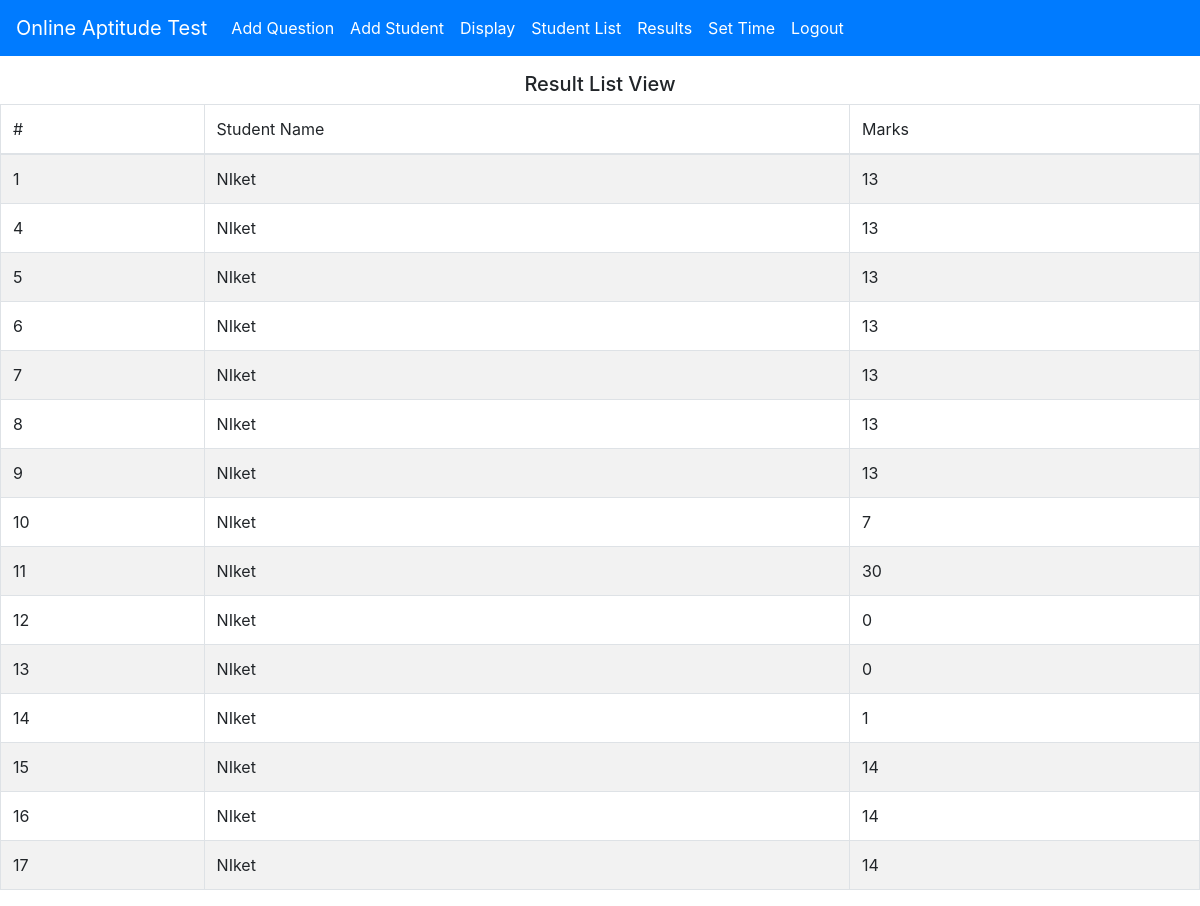
The app's page /view/result_list_view.php (signed in), older data.
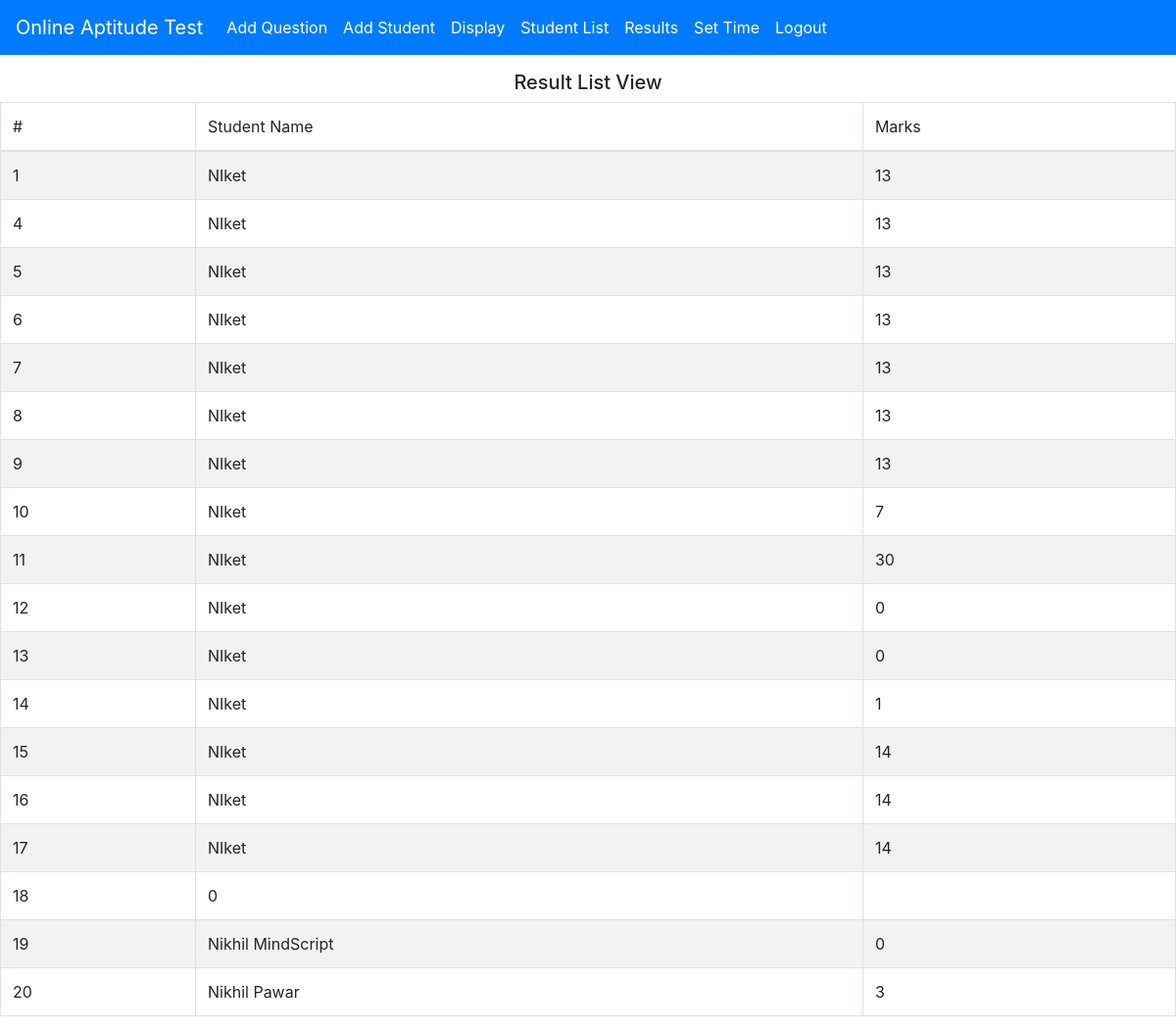
The same page, newer data.
### tables this page shows
CREATE TABLE `result` (
  `result_id` int(11) NOT NULL,
  `user_id` int(11) NOT NULL,
  `exam_date` timestamp NOT NULL DEFAULT CURRENT_TIMESTAMP ON UPDATE CURRENT_TIMESTAMP,
  `user_result` int(11) NOT NULL
);

CREATE TABLE `registration` (
  `user_id` int(11) NOT NULL,
  `user_name` varchar(255) NOT NULL,
  `user_email_address` varchar(255) NOT NULL,
  `user_contact_no` varchar(20) NOT NULL,
  `user_password` varchar(255) NOT NULL
);

### view/result_list_view.php (the view)
<?php require("header.php");
if (isset($_SESSION["user_id"])) {
    if ($_SESSION["user_id"] == 'admin') {
?>
        <h5 class="mt-3 mb-2 text-center">Result List View</h5>
        <table class="table table-bordered table-striped">
            <thead>
                <tr>
                    <td>#</td>
                    <td>Student Name</td>
                    <td>Marks</td>
                </tr>
            </thead>
            <tbody>
                <?php
                require('../controller/db.con.php');
                $sql = "SELECT * FROM `result`";
                $result = mysqli_query($connection, $sql);
                if (mysqli_num_rows($result)) {
                    while ($row = mysqli_fetch_assoc($result)) { ?>
                        <tr>
                            <td><?php echo $row['result_id'] ?></td>
                            <?php $id = $row['user_id'];
                            $sql = "SELECT * FROM  `registration` WHERE `user_id`='$id'";
                            $name = mysqli_query($connection, $sql);
                            if (mysqli_num_rows($name)) {
                                while ($user = mysqli_fetch_assoc($name)) { ?>
                                    <td title="<?php echo $user['user_email_address']; ?>">
                                        <?php echo $user['user_name']; ?>
                                <?php }
                            }
                                ?>
                                    </td>
                                    <td><?php echo $row['user_result'] ?></td>
                        </tr>
                <?php }
                }
                ?>
            </tbody>
        </table>
<?php
    }
    else{
        header("LOCATION: ./home.php");
    }
} else {
    header("LOCATION: ../admin_login.php");
}
require("footer.php"); ?>

### view/header.php (shortened to what this page needs)
<!DOCTYPE html>
<html lang="en">
<head>
    <link rel="stylesheet" href="../app-assets/css/bootstrap.css">
    <link rel="stylesheet" href="../app-assets/css/confirm.css">
</head>
<nav class="navbar navbar-expand-lg navbar-light bg-primary ">
    <a class="navbar-brand text-white" href="#">Online Aptitude Test</a>
    <div class="collapse navbar-collapse" id="navbarNav">
        <ul class="navbar-nav">
            <?php
            if ($_SESSION['user_id'] == "admin") {
            ?>
                <li class="nav-item">
                    <a class="nav-link text-white" href="./adminpanel.php">Add Question</a>
                </li>
                <li class="nav-item">
                    <a class="nav-link text-white" href="./addstudent.php">Add Student</a>
                </li>
                <li class="nav-item">
                    <a class="nav-link text-white" href="./question_list_view.php">Display</a>
                </li>
                <li class="nav-item">
                    <a class="nav-link text-white" href="./students.php">Student List</a>
                </li>
                <li class="nav-item">
                    <a class="nav-link text-white" href="./result_list_view.php">Results</a>
                </li>
                <li class="nav-item cursor-pointer" id="set_time" data-toggle="modal" data-target="#set_time_modal">
                    <a class="nav-link text-white">Set Time</a>
                </li>
            <?php } else { ?>
                <li class="nav-item">
                    <a class="nav-link text-white" href="./specific_student_result.php">All Results</a>
                </li>
            <?php }
            ?>
            <li class="nav-item">
                <a class="nav-link text-white" href="../controller/logout.php">Logout</a>
            </li>
        </ul>
    </div>
</nav>
<body>

### view/footer.php (shortened to what this page needs)
</body>
</html>

### view/header.php (style rules this page uses)
.cursor-pointer { cursor: pointer; }

Row changes from the older to the newer data that the page shows:
added result: result_id "18", user_result "0"
added result: result_id "19", user_result "0"
added registration: user_name "Nikhil MindScript", shown under "19"
added result: result_id "20", user_result "3"
added registration: user_name "Nikhil Pawar", shown under "20"
